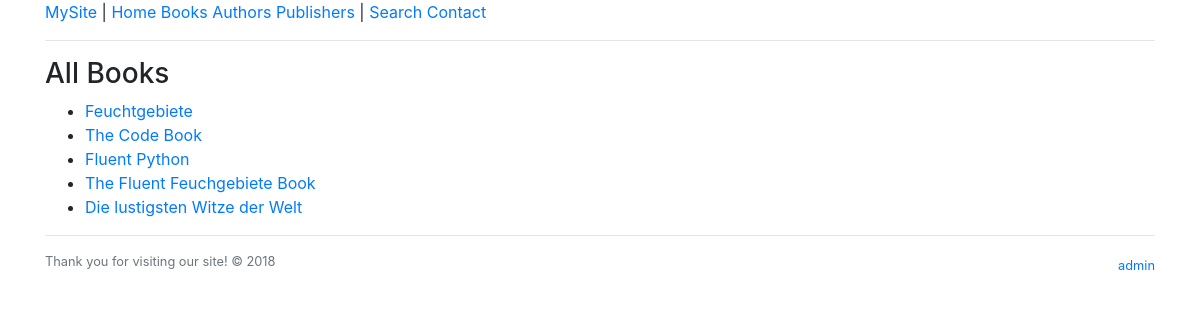
The page /books/book on the database its author committed.
### books/models.py (models this page shows, shortened)
class Book(models.Model):
    title = models.CharField(max_length=100)
    authors = models.ManyToManyField(Author)
    publisher = models.ForeignKey(Publisher, on_delete=models.CASCADE)
    publication_date = models.DateField()

### books/views.py (the view)
# urls.py: path("book", views.list_books, name="book_list"),
def list_books(request):
    books = Book.objects.all()
    return render(request, "books/list_books.html", {"books": books})

### templates/books/list_books.html (shortened to what this page needs)
{% extends "books/base.html" %}
{% block content %}
  <h3>All Books</h3>
  <ul>
  {% for book in books %}
    <li><a href="{% url 'books:book_details' book.id %}">{{ book.title }}</a></li>
  {% endfor %}
  </ul>
{% endblock %}

### rows shown on the page
Book: title "Feuchtgebiete"
Book: title "The Code Book"
Book: title "Fluent Python"
Book: title "The Fluent Feuchgebiete Book"
Book: title "Die lustigsten Witze der Welt"
